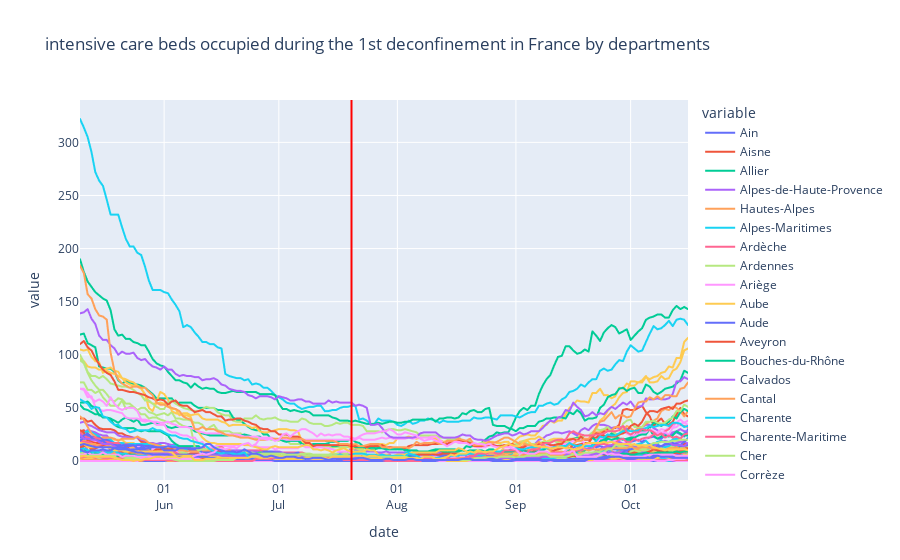

The notebook cell saved with this chart:
### Code cell
fig = px.line(reanimations_deconfinement_1_nom, x="date", y=reanimations_deconfinement_1_nom.columns,
              hover_data={"date": "|%B %d, %Y"},
              title='intensive care beds occupied during the 1st deconfinement in France by departments', height=500, width=800)
fig.update_xaxes(
    dtick='M1',
    tickformat="%d\n%b")
fig.add_vline(x='2020-07-20', line_color="red") #début du port du masque obligatoire
fig.show()

### Figure 1 — Plotly figure (JSON) as saved in the notebook; plotly's stock layout.template omitted (floating-point values rounded to 4 significant figures; data arrays with more than 128 entries replaced by an {"elided": "..."} marker saying what was removed)
{"data": [{"hovertemplate": "variable=Ain<br>date=%{x|%B %d, %Y}<br>value=%{y}<extra></extra>", "legendgroup": "Ain", "line": {"color": "#636efa", "dash": "solid"}, "mode": "lines", "name": "Ain", "showlegend": true, "type": "scattergl", "x": {"elided": "160 str values"}, "xaxis": "x", "y": {"elided": "160 int values"}, "yaxis": "y"}, {"hovertemplate": "variable=Aisne<br>date=%{x|%B %d, %Y}<br>value=%{y}<extra></extra>", "legendgroup": "Aisne", "line": {"color": "#EF553B", "dash": "solid"}, "mode": "lines", "name": "Aisne", "showlegend": true, "type": "scattergl", "x": {"elided": "160 str values"}, "xaxis": "x", "y": {"elided": "160 int values"}, "yaxis": "y"}, {"hovertemplate": "variable=Allier<br>date=%{x|%B %d, %Y}<br>value=%{y}<extra></extra>", "legendgroup": "Allier", "line": {"color": "#00cc96", "dash": "solid"}, "mode": "lines", "name": "Allier", "showlegend": true, "type": "scattergl", "x": {"elided": "160 str values"}, "xaxis": "x", "y": {"elided": "160 int values"}, "yaxis": "y"}, {"hovertemplate": "variable=Alpes-de-Haute-Provence<br>date=%{x|%B %d, %Y}<br>value=%{y}<extra></extra>", "legendgroup": "Alpes-de-Haute-Provence", "line": {"color": "#ab63fa", "dash": "solid"}, "mode": "lines", "name": "Alpes-de-Haute-Provence", "showlegend": true, "type": "scattergl", "x": {"elided": "160 str values"}, "xaxis": "x", "y": {"elided": "160 int values"}, "yaxis": "y"}, {"hovertemplate": "variable=Hautes-Alpes<br>date=%{x|%B %d, %Y}<br>value=%{y}<extra></extra>", "legendgroup": "Hautes-Alpes", "line": {"color": "#FFA15A", "dash": "solid"}, "mode": "lines", "name": "Hautes-Alpes", "showlegend": true, "type": "scattergl", "x": {"elided": "160 str values"}, "xaxis": "x", "y": {"elided": "160 int values"}, "yaxis": "y"}, {"hovertemplate": "variable=Alpes-Maritimes<br>date=%{x|%B %d, %Y}<br>value=%{y}<extra></extra>", "legendgroup": "Alpes-Maritimes", "line": {"color": "#19d3f3", "dash": "solid"}, "mode": "lines", "name": "Alpes-Maritimes", "showlegend": true, "type": "scattergl", "x": {"elided": "160 str values"}, "xaxis": "x", "y": {"elided": "160 int values"}, "yaxis": "y"}, {"hovertemplate": "variable=Ardèche<br>date=%{x|%B %d, %Y}<br>value=%{y}<extra></extra>", "legendgroup": "Ardèche", "line": {"color": "#FF6692", "dash": "solid"}, "mode": "lines", "name": "Ardèche", "showlegend": true, "type": "scattergl", "x": {"elided": "160 str values"}, "xaxis": "x", "y": {"elided": "160 int values"}, "yaxis": "y"}, {"hovertemplate": "variable=Ardennes<br>date=%{x|%B %d, %Y}<br>value=%{y}<extra></extra>", "legendgroup": "Ardennes", "line": {"color": "#B6E880", "dash": "solid"}, "mode": "lines", "name": "Ardennes", "showlegend": true, "type": "scattergl", "x": {"elided": "160 str values"}, "xaxis": "x", "y": {"elided": "160 int values"}, "yaxis": "y"}, {"hovertemplate": "variable=Ariège<br>date=%{x|%B %d, %Y}<br>value=%{y}<extra></extra>", "legendgroup": "Ariège", "line": {"color": "#FF97FF", "dash": "solid"}, "mode": "lines", "name": "Ariège", "showlegend": true, "type": "scattergl", "x": {"elided": "160 str values"}, "xaxis": "x", "y": {"elided": "160 int values"}, "yaxis": "y"}, {"hovertemplate": "variable=Aube<br>date=%{x|%B %d, %Y}<br>value=%{y}<extra></extra>", "legendgroup": "Aube", "line": {"color": "#FECB52", "dash": "solid"}, "mode": "lines", "name": "Aube", "showlegend": true, "type": "scattergl", "x": {"elided": "160 str values"}, "xaxis": "x", "y": {"elided": "160 int values"}, "yaxis": "y"}, {"hovertemplate": "variable=Aude<br>date=%{x|%B %d, %Y}<br>value=%{y}<extra></extra>", "legendgroup": "Aude", "line": {"color": "#636efa", "dash": "solid"}, "mode": "lines", "name": "Aude", "showlegend": true, "type": "scattergl", "x": {"elided": "160 str values"}, "xaxis": "x", "y": {"elided": "160 int values"}, "yaxis": "y"}, {"hovertemplate": "variable=Aveyron<br>date=%{x|%B %d, %Y}<br>value=%{y}<extra></extra>", "legendgroup": "Aveyron", "line": {"color": "#EF553B", "dash": "solid"}, "mode": "lines", "name": "Aveyron", "showlegend": true, "type": "scattergl", "x": {"elided": "160 str values"}, "xaxis": "x", "y": {"elided": "160 int values"}, "yaxis": "y"}, {"hovertemplate": "variable=Bouches-du-Rhône<br>date=%{x|%B %d, %Y}<br>value=%{y}<extra></extra>", "legendgroup": "Bouches-du-Rhône", "line": {"color": "#00cc96", "dash": "solid"}, "mode": "lines", "name": "Bouches-du-Rhône", "showlegend": true, "type": "scattergl", "x": {"elided": "160 str values"}, "xaxis": "x", "y": {"elided": "160 int values"}, "yaxis": "y"}, {"hovertemplate": "variable=Calvados<br>date=%{x|%B %d, %Y}<br>value=%{y}<extra></extra>", "legendgroup": "Calvados", "line": {"color": "#ab63fa", "dash": "solid"}, "mode": "lines", "name": "Calvados", "showlegend": true, "type": "scattergl", "x": {"elided": "160 str values"}, "xaxis": "x", "y": {"elided": "160 int values"}, "yaxis": "y"}, {"hovertemplate": "variable=Cantal<br>date=%{x|%B %d, %Y}<br>value=%{y}<extra></extra>", "legendgroup": "Cantal", "line": {"color": "#FFA15A", "dash": "solid"}, "mode": "lines", "name": "Cantal", "showlegend": true, "type": "scattergl", "x": {"elided": "160 str values"}, "xaxis": "x", "y": {"elided": "160 int values"}, "yaxis": "y"}, {"hovertemplate": "variable=Charente<br>date=%{x|%B %d, %Y}<br>value=%{y}<extra></extra>", "legendgroup": "Charente", "line": {"color": "#19d3f3", "dash": "solid"}, "mode": "lines", "name": "Charente", "showlegend": true, "type": "scattergl", "x": {"elided": "160 str values"}, "xaxis": "x", "y": {"elided": "160 int values"}, "yaxis": "y"}, {"hovertemplate": "variable=Charente-Maritime<br>date=%{x|%B %d, %Y}<br>value=%{y}<extra></extra>", "legendgroup": "Charente-Maritime", "line": {"color": "#FF6692", "dash": "solid"}, "mode": "lines", "name": "Charente-Maritime", "showlegend": true, "type": "scattergl", "x": {"elided": "160 str values"}, "xaxis": "x", "y": {"elided": "160 int values"}, "yaxis": "y"}, {"hovertemplate": "variable=Cher<br>date=%{x|%B %d, %Y}<br>value=%{y}<extra></extra>", "legendgroup": "Cher", "line": {"color": "#B6E880", "dash": "solid"}, "mode": "lines", "name": "Cher", "showlegend": true, "type": "scattergl", "x": {"elided": "160 str values"}, "xaxis": "x", "y": {"elided": "160 int values"}, "yaxis": "y"}, {"hovertemplate": "variable=Corrèze<br>date=%{x|%B %d, %Y}<br>value=%{y}<extra></extra>", "legendgroup": "Corrèze", "line": {"color": "#FF97FF", "dash": "solid"}, "mode": "lines", "name": "Corrèze", "showlegend": true, "type": "scattergl", "x": {"elided": "160 str values"}, "xaxis": "x", "y": {"elided": "160 int values"}, "yaxis": "y"}, {"hovertemplate": "variable=Côte-d'Or<br>date=%{x|%B %d, %Y}<br>value=%{y}<extra></extra>", "legendgroup": "Côte-d'Or", "line": {"color": "#FECB52", "dash": "solid"}, "mode": "lines", "name": "Côte-d'Or", "showlegend": true, "type": "scattergl", "x": {"elided": "160 str values"}, "xaxis": "x", "y": {"elided": "160 int values"}, "yaxis": "y"}, {"hovertemplate": "variable=Côtes-d'Armor<br>date=%{x|%B %d, %Y}<br>value=%{y}<extra></extra>", "legendgroup": "Côtes-d'Armor", "line": {"color": "#636efa", "dash": "solid"}, "mode": "lines", "name": "Côtes-d'Armor", "showlegend": true, "type": "scattergl", "x": {"elided": "160 str values"}, "xaxis": "x", "y": {"elided": "160 int values"}, "yaxis": "y"}, {"hovertemplate": "variable=Creuse<br>date=%{x|%B %d, %Y}<br>value=%{y}<extra></extra>", "legendgroup": "Creuse", "line": {"color": "#EF553B", "dash": "solid"}, "mode": "lines", "name": "Creuse", "showlegend": true, "type": "scattergl", "x": {"elided": "160 str values"}, "xaxis": "x", "y": {"elided": "160 int values"}, "yaxis": "y"}, {"hovertemplate": "variable=Dordogne<br>date=%{x|%B %d, %Y}<br>value=%{y}<extra></extra>", "legendgroup": "Dordogne", "line": {"color": "#00cc96", "dash": "solid"}, "mode": "lines", "name": "Dordogne", "showlegend": true, "type": "scattergl", "x": {"elided": "160 str values"}, "xaxis": "x", "y": {"elided": "160 int values"}, "yaxis": "y"}, {"hovertemplate": "variable=Doubs<br>date=%{x|%B %d, %Y}<br>value=%{y}<extra></extra>", "legendgroup": "Doubs", "line": {"color": "#ab63fa", "dash": "solid"}, "mode": "lines", "name": "Doubs", "showlegend": true, "type": "scattergl", "x": {"elided": "160 str values"}, "xaxis": "x", "y": {"elided": "160 int values"}, "yaxis": "y"}, {"hovertemplate": "variable=Drôme<br>date=%{x|%B %d, %Y}<br>value=%{y}<extra></extra>", "legendgroup": "Drôme", "line": {"color": "#FFA15A", "dash": "solid"}, "mode": "lines", "name": "Drôme", "showlegend": true, "type": "scattergl", "x": {"elided": "160 str values"}, "xaxis": "x", "y": {"elided": "160 int values"}, "yaxis": "y"}, {"hovertemplate": "variable=Eure<br>date=%{x|%B %d, %Y}<br>value=%{y}<extra></extra>", "legendgroup": "Eure", "line": {"color": "#19d3f3", "dash": "solid"}, "mode": "lines", "name": "Eure", "showlegend": true, "type": "scattergl", "x": {"elided": "160 str values"}, "xaxis": "x", "y": {"elided": "160 int values"}, "yaxis": "y"}, {"hovertemplate": "variable=Eure-et-Loir<br>date=%{x|%B %d, %Y}<br>value=%{y}<extra></extra>", "legendgroup": "Eure-et-Loir", "line": {"color": "#FF6692", "dash": "solid"}, "mode": "lines", "name": "Eure-et-Loir", "showlegend": true, "type": "scattergl", "x": {"elided": "160 str values"}, "xaxis": "x", "y": {"elided": "160 int values"}, "yaxis": "y"}, {"hovertemplate": "variable=Finistère<br>date=%{x|%B %d, %Y}<br>value=%{y}<extra></extra>", "legendgroup": "Finistère", "line": {"color": "#B6E880", "dash": "solid"}, "mode": "lines", "name": "Finistère", "showlegend": true, "type": "scattergl", "x": {"elided": "160 str values"}, "xaxis": "x", "y": {"elided": "160 int values"}, "yaxis": "y"}, {"hovertemplate": "variable=Corse-du-Sud<br>date=%{x|%B %d, %Y}<br>value=%{y}<extra></extra>", "legendgroup": "Corse-du-Sud", "line": {"color": "#FF97FF", "dash": "solid"}, "mode": "lines", "name": "Corse-du-Sud", "showlegend": true, "type": "scattergl", "x": {"elided": "160 str values"}, "xaxis": "x", "y": {"elided": "160 int values"}, "yaxis": "y"}, {"hovertemplate": "variable=Haute-Corse<br>date=%{x|%B %d, %Y}<br>value=%{y}<extra></extra>", "legendgroup": "Haute-Corse", "line": {"color": "#FECB52", "dash": "solid"}, "mode": "lines", "name": "Haute-Corse", "showlegend": true, "type": "scattergl", "x": {"elided": "160 str values"}, "xaxis": "x", "y": {"elided": "160 int values"}, "yaxis": "y"}, {"hovertemplate": "variable=Gard<br>date=%{x|%B %d, %Y}<br>value=%{y}<extra></extra>", "legendgroup": "Gard", "line": {"color": "#636efa", "dash": "solid"}, "mode": "lines", "name": "Gard", "showlegend": true, "type": "scattergl", "x": {"elided": "160 str values"}, "xaxis": "x", "y": {"elided": "160 int values"}, "yaxis": "y"}, {"hovertemplate": "variable=Haute-Garonne<br>date=%{x|%B %d, %Y}<br>value=%{y}<extra></extra>", "legendgroup": "Haute-Garonne", "line": {"color": "#EF553B", "dash": "solid"}, "mode": "lines", "name": "Haute-Garonne", "showlegend": true, "type": "scattergl", "x": {"elided": "160 str values"}, "xaxis": "x", "y": {"elided": "160 int values"}, "yaxis": "y"}, {"hovertemplate": "variable=Gers<br>date=%{x|%B %d, %Y}<br>value=%{y}<extra></extra>", "legendgroup": "Gers", "line": {"color": "#00cc96", "dash": "solid"}, "mode": "lines", "name": "Gers", "showlegend": true, "type": "scattergl", "x": {"elided": "160 str values"}, "xaxis": "x", "y": {"elided": "160 int values"}, "yaxis": "y"}, {"hovertemplate": "variable=Gironde<br>date=%{x|%B %d, %Y}<br>value=%{y}<extra></extra>", "legendgroup": "Gironde", "line": {"color": "#ab63fa", "dash": "solid"}, "mode": "lines", "name": "Gironde", "showlegend": true, "type": "scattergl", "x": {"elided": "160 str values"}, "xaxis": "x", "y": {"elided": "160 int values"}, "yaxis": "y"}, {"hovertemplate": "variable=Hérault<br>date=%{x|%B %d, %Y}<br>value=%{y}<extra></extra>", "legendgroup": "Hérault", "line": {"color": "#FFA15A", "dash": "solid"}, "mode": "lines", "name": "Hérault", "showlegend": true, "type": "scattergl", "x": {"elided": "160 str values"}, "xaxis": "x", "y": {"elided": "160 int values"}, "yaxis": "y"}, {"hovertemplate": "variable=Ille-et-Vilaine<br>date=%{x|%B %d, %Y}<br>value=%{y}<extra></extra>", "legendgroup": "Ille-et-Vilaine", "line": {"color": "#19d3f3", "dash": "solid"}, "mode": "lines", "name": "Ille-et-Vilaine", "showlegend": true, "type": "scattergl", "x": {"elided": "160 str values"}, "xaxis": "x", "y": {"elided": "160 int values"}, "yaxis": "y"}, {"hovertemplate": "variable=Indre<br>date=%{x|%B %d, %Y}<br>value=%{y}<extra></extra>", "legendgroup": "Indre", "line": {"color": "#FF6692", "dash": "solid"}, "mode": "lines", "name": "Indre", "showlegend": true, "type": "scattergl", "x": {"elided": "160 str values"}, "xaxis": "x", "y": {"elided": "160 int values"}, "yaxis": "y"}, {"hovertemplate": "variable=Indre-et-Loire<br>date=%{x|%B %d, %Y}<br>value=%{y}<extra></extra>", "legendgroup": "Indre-et-Loire", "line": {"color": "#B6E880", "dash": "solid"}, "mode": "lines", "name": "Indre-et-Loire", "showlegend": true, "type": "scattergl", "x": {"elided": "160 str values"}, "xaxis": "x", "y": {"elided": "160 int values"}, "yaxis": "y"}, {"hovertemplate": "variable=Isère<br>date=%{x|%B %d, %Y}<br>value=%{y}<extra></extra>", "legendgroup": "Isère", "line": {"color": "#FF97FF", "dash": "solid"}, "mode": "lines", "name": "Isère", "showlegend": true, "type": "scattergl", "x": {"elided": "160 str values"}, "xaxis": "x", "y": {"elided": "160 int values"}, "yaxis": "y"}, {"hovertemplate": "variable=Jura<br>date=%{x|%B %d, %Y}<br>value=%{y}<extra></extra>", "legendgroup": "Jura", "line": {"color": "#FECB52", "dash": "solid"}, "mode": "lines", "name": "Jura", "showlegend": true, "type": "scattergl", "x": {"elided": "160 str values"}, "xaxis": "x", "y": {"elided": "160 int values"}, "yaxis": "y"}, {"hovertemplate": "variable=Landes<br>date=%{x|%B %d, %Y}<br>value=%{y}<extra></extra>", "legendgroup": "Landes", "line": {"color": "#636efa", "dash": "solid"}, "mode": "lines", "name": "Landes", "showlegend": true, "type": "scattergl", "x": {"elided": "160 str values"}, "xaxis": "x", "y": {"elided": "160 int values"}, "yaxis": "y"}, {"hovertemplate": "variable=Loir-et-Cher<br>date=%{x|%B %d, %Y}<br>value=%{y}<extra></extra>", "legendgroup": "Loir-et-Cher", "line": {"color": "#EF553B", "dash": "solid"}, "mode": "lines", "name": "Loir-et-Cher", "showlegend": true, "type": "scattergl", "x": {"elided": "160 str values"}, "xaxis": "x", "y": {"elided": "160 int values"}, "yaxis": "y"}, {"hovertemplate": "variable=Loire<br>date=%{x|%B %d, %Y}<br>value=%{y}<extra></extra>", "legendgroup": "Loire", "line": {"color": "#00cc96", "dash": "solid"}, "mode": "lines", "name": "Loire", "showlegend": true, "type": "scattergl", "x": {"elided": "160 str values"}, "xaxis": "x", "y": {"elided": "160 int values"}, "yaxis": "y"}, {"hovertemplate": "variable=Haute-Loire<br>date=%{x|%B %d, %Y}<br>value=%{y}<extra></extra>", "legendgroup": "Haute-Loire", "line": {"color": "#ab63fa", "dash": "solid"}, "mode": "lines", "name": "Haute-Loire", "showlegend": true, "type": "scattergl", "x": {"elided": "160 str values"}, "xaxis": "x", "y": {"elided": "160 int values"}, "yaxis": "y"}, {"hovertemplate": "variable=Loire-Atlantique<br>date=%{x|%B %d, %Y}<br>value=%{y}<extra></extra>", "legendgroup": "Loire-Atlantique", "line": {"color": "#FFA15A", "dash": "solid"}, "mode": "lines", "name": "Loire-Atlantique", "showlegend": true, "type": "scattergl", "x": {"elided": "160 str values"}, "xaxis": "x", "y": {"elided": "160 int values"}, "yaxis": "y"}, {"hovertemplate": "variable=Loiret<br>date=%{x|%B %d, %Y}<br>value=%{y}<extra></extra>", "legendgroup": "Loiret", "line": {"color": "#19d3f3", "dash": "solid"}, "mode": "lines", "name": "Loiret", "showlegend": true, "type": "scattergl", "x": {"elided": "160 str values"}, "xaxis": "x", "y": {"elided": "160 int values"}, "yaxis": "y"}, {"hovertemplate": "variable=Lot<br>date=%{x|%B %d, %Y}<br>value=%{y}<extra></extra>", "legendgroup": "Lot", "line": {"color": "#FF6692", "dash": "solid"}, "mode": "lines", "name": "Lot", "showlegend": true, "type": "scattergl", "x": {"elided": "160 str values"}, "xaxis": "x", "y": {"elided": "160 int values"}, "yaxis": "y"}, {"hovertemplate": "variable=Lot-et-Garonne<br>date=%{x|%B %d, %Y}<br>value=%{y}<extra></extra>", "legendgroup": "Lot-et-Garonne", "line": {"color": "#B6E880", "dash": "solid"}, "mode": "lines", "name": "Lot-et-Garonne", "showlegend": true, "type": "scattergl", "x": {"elided": "160 str values"}, "xaxis": "x", "y": {"elided": "160 int values"}, "yaxis": "y"}, {"hovertemplate": "variable=Lozère<br>date=%{x|%B %d, %Y}<br>value=%{y}<extra></extra>", "legendgroup": "Lozère", "line": {"color": "#FF97FF", "dash": "solid"}, "mode": "lines", "name": "Lozère", "showlegend": true, "type": "scattergl", "x": {"elided": "160 str values"}, "xaxis": "x", "y": {"elided": "160 int values"}, "yaxis": "y"}, {"hovertemplate": "variable=Maine-et-Loire<br>date=%{x|%B %d, %Y}<br>value=%{y}<extra></extra>", "legendgroup": "Maine-et-Loire", "line": {"color": "#FECB52", "dash": "solid"}, "mode": "lines", "name": "Maine-et-Loire", "showlegend": true, "type": "scattergl", "x": {"elided": "160 str values"}, "xaxis": "x", "y": {"elided": "160 int values"}, "yaxis": "y"}, {"hovertemplate": "variable=Manche<br>date=%{x|%B %d, %Y}<br>value=%{y}<extra></extra>", "legendgroup": "Manche", "line": {"color": "#636efa", "dash": "solid"}, "mode": "lines", "name": "Manche", "showlegend": true, "type": "scattergl", "x": {"elided": "160 str values"}, "xaxis": "x", "y": {"elided": "160 int values"}, "yaxis": "y"}, {"hovertemplate": "variable=Marne<br>date=%{x|%B %d, %Y}<br>value=%{y}<extra></extra>", "legendgroup": "Marne", "line": {"color": "#EF553B", "dash": "solid"}, "mode": "lines", "name": "Marne", "showlegend": true, "type": "scattergl", "x": {"elided": "160 str values"}, "xaxis": "x", "y": {"elided": "160 int values"}, "yaxis": "y"}, {"hovertemplate": "variable=Haute-Marne<br>date=%{x|%B %d, %Y}<br>value=%{y}<extra></extra>", "legendgroup": "Haute-Marne", "line": {"color": "#00cc96", "dash": "solid"}, "mode": "lines", "name": "Haute-Marne", "showlegend": true, "type": "scattergl", "x": {"elided": "160 str values"}, "xaxis": "x", "y": {"elided": "160 int values"}, "yaxis": "y"}, {"hovertemplate": "variable=Mayenne<br>date=%{x|%B %d, %Y}<br>value=%{y}<extra></extra>", "legendgroup": "Mayenne", "line": {"color": "#ab63fa", "dash": "solid"}, "mode": "lines", "name": "Mayenne", "showlegend": true, "type": "scattergl", "x": {"elided": "160 str values"}, "xaxis": "x", "y": {"elided": "160 int values"}, "yaxis": "y"}, {"hovertemplate": "variable=Meurthe-et-Moselle<br>date=%{x|%B %d, %Y}<br>value=%{y}<extra></extra>", "legendgroup": "Meurthe-et-Moselle", "line": {"color": "#FFA15A", "dash": "solid"}, "mode": "lines", "name": "Meurthe-et-Moselle", "showlegend": true, "type": "scattergl", "x": {"elided": "160 str values"}, "xaxis": "x", "y": {"elided": "160 int values"}, "yaxis": "y"}, {"hovertemplate": "variable=Meuse<br>date=%{x|%B %d, %Y}<br>value=%{y}<extra></extra>", "legendgroup": "Meuse", "line": {"color": "#19d3f3", "dash": "solid"}, "mode": "lines", "name": "Meuse", "showlegend": true, "type": "scattergl", "x": {"elided": "160 str values"}, "xaxis": "x", "y": {"elided": "160 int values"}, "yaxis": "y"}, {"hovertemplate": "variable=Morbihan<br>date=%{x|%B %d, %Y}<br>value=%{y}<extra></extra>", "legendgroup": "Morbihan", "line": {"color": "#FF6692", "dash": "solid"}, "mode": "lines", "name": "Morbihan", "showlegend": true, "type": "scattergl", "x": {"elided": "160 str values"}, "xaxis": "x", "y": {"elided": "160 int values"}, "yaxis": "y"}, {"hovertemplate": "variable=Moselle<br>date=%{x|%B %d, %Y}<br>value=%{y}<extra></extra>", "legendgroup": "Moselle", "line": {"color": "#B6E880", "dash": "solid"}, "mode": "lines", "name": "Moselle", "showlegend": true, "type": "scattergl", "x": {"elided": "160 str values"}, "xaxis": "x", "y": {"elided": "160 int values"}, "yaxis": "y"}, {"hovertemplate": "variable=Nièvre<br>date=%{x|%B %d, %Y}<br>value=%{y}<extra></extra>", "legendgroup": "Nièvre", "line": {"color": "#FF97FF", "dash": "solid"}, "mode": "lines", "name": "Nièvre", "showlegend": true, "type": "scattergl", "x": {"elided": "160 str values"}, "xaxis": "x", "y": {"elided": "160 int values"}, "yaxis": "y"}, {"hovertemplate": "variable=Nord<br>date=%{x|%B %d, %Y}<br>value=%{y}<extra></extra>", "legendgroup": "Nord", "line": {"color": "#FECB52", "dash": "solid"}, "mode": "lines", "name": "Nord", "showlegend": true, "type": "scattergl", "x": {"elided": "160 str values"}, "xaxis": "x", "y": {"elided": "160 int values"}, "yaxis": "y"}, {"hovertemplate": "variable=Oise<br>date=%{x|%B %d, %Y}<br>value=%{y}<extra></extra>", "legendgroup": "Oise", "line": {"color": "#636efa", "dash": "solid"}, "mode": "lines", "name": "Oise", "showlegend": true, "type": "scattergl", "x": {"elided": "160 str values"}, "xaxis": "x", "y": {"elided": "160 int values"}, "yaxis": "y"}, {"hovertemplate": "variable=Orne<br>date=%{x|%B %d, %Y}<br>value=%{y}<extra></extra>", "legendgroup": "Orne", "line": {"color": "#EF553B", "dash": "solid"}, "mode": "lines", "name": "Orne", "showlegend": true, "type": "scattergl", "x": {"elided": "160 str values"}, "xaxis": "x", "y": {"elided": "160 int values"}, "yaxis": "y"}, {"hovertemplate": "variable=Pas-de-Calais<br>date=%{x|%B %d, %Y}<br>value=%{y}<extra></extra>", "legendgroup": "Pas-de-Calais", "line": {"color": "#00cc96", "dash": "solid"}, "mode": "lines", "name": "Pas-de-Calais", "showlegend": true, "type": "scattergl", "x": {"elided": "160 str values"}, "xaxis": "x", "y": {"elided": "160 int values"}, "yaxis": "y"}, {"hovertemplate": "variable=Puy-de-Dôme<br>date=%{x|%B %d, %Y}<br>value=%{y}<extra></extra>", "legendgroup": "Puy-de-Dôme", "line": {"color": "#ab63fa", "dash": "solid"}, "mode": "lines", "name": "Puy-de-Dôme", "showlegend": true, "type": "scattergl", "x": {"elided": "160 str values"}, "xaxis": "x", "y": {"elided": "160 int values"}, "yaxis": "y"}, {"hovertemplate": "variable=Pyrénées-Atlantiques<br>date=%{x|%B %d, %Y}<br>value=%{y}<extra></extra>", "legendgroup": "Pyrénées-Atlantiques", "line": {"color": "#FFA15A", "dash": "solid"}, "mode": "lines", "name": "Pyrénées-Atlantiques", "showlegend": true, "type": "scattergl", "x": {"elided": "160 str values"}, "xaxis": "x", "y": {"elided": "160 int values"}, "yaxis": "y"}, {"hovertemplate": "variable=Hautes-Pyrénées<br>date=%{x|%B %d, %Y}<br>value=%{y}<extra></extra>", "legendgroup": "Hautes-Pyrénées", "line": {"color": "#19d3f3", "dash": "solid"}, "mode": "lines", "name": "Hautes-Pyrénées", "showlegend": true, "type": "scattergl", "x": {"elided": "160 str values"}, "xaxis": "x", "y": {"elided": "160 int values"}, "yaxis": "y"}, {"hovertemplate": "variable=Pyrénées-Orientales<br>date=%{x|%B %d, %Y}<br>value=%{y}<extra></extra>", "legendgroup": "Pyrénées-Orientales", "line": {"color": "#FF6692", "dash": "solid"}, "mode": "lines", "name": "Pyrénées-Orientales", "showlegend": true, "type": "scattergl", "x": {"elided": "160 str values"}, "xaxis": "x", "y": {"elided": "160 int values"}, "yaxis": "y"}, {"hovertemplate": "variable=Bas-Rhin<br>date=%{x|%B %d, %Y}<br>value=%{y}<extra></extra>", "legendgroup": "Bas-Rhin", "line": {"color": "#B6E880", "dash": "solid"}, "mode": "lines", "name": "Bas-Rhin", "showlegend": true, "type": "scattergl", "x": {"elided": "160 str values"}, "xaxis": "x", "y": {"elided": "160 int values"}, "yaxis": "y"}, {"hovertemplate": "variable=Haut-Rhin<br>date=%{x|%B %d, %Y}<br>value=%{y}<extra></extra>", "legendgroup": "Haut-Rhin", "line": {"color": "#FF97FF", "dash": "solid"}, "mode": "lines", "name": "Haut-Rhin", "showlegend": true, "type": "scattergl", "x": {"elided": "160 str values"}, "xaxis": "x", "y": {"elided": "160 int values"}, "yaxis": "y"}, {"hovertemplate": "variable=Rhône<br>date=%{x|%B %d, %Y}<br>value=%{y}<extra></extra>", "legendgroup": "Rhône", "line": {"color": "#FECB52", "dash": "solid"}, "mode": "lines", "name": "Rhône", "showlegend": true, "type": "scattergl", "x": {"elided": "160 str values"}, "xaxis": "x", "y": {"elided": "160 int values"}, "yaxis": "y"}, {"hovertemplate": "variable=Haute-Saône<br>date=%{x|%B %d, %Y}<br>value=%{y}<extra></extra>", "legendgroup": "Haute-Saône", "line": {"color": "#636efa", "dash": "solid"}, "mode": "lines", "name": "Haute-Saône", "showlegend": true, "type": "scattergl", "x": {"elided": "160 str values"}, "xaxis": "x", "y": {"elided": "160 int values"}, "yaxis": "y"}, {"hovertemplate": "variable=Saône-et-Loire<br>date=%{x|%B %d, %Y}<br>value=%{y}<extra></extra>", "legendgroup": "Saône-et-Loire", "line": {"color": "#EF553B", "dash": "solid"}, "mode": "lines", "name": "Saône-et-Loire", "showlegend": true, "type": "scattergl", "x": {"elided": "160 str values"}, "xaxis": "x", "y": {"elided": "160 int values"}, "yaxis": "y"}, {"hovertemplate": "variable=Sarthe<br>date=%{x|%B %d, %Y}<br>value=%{y}<extra></extra>", "legendgroup": "Sarthe", "line": {"color": "#00cc96", "dash": "solid"}, "mode": "lines", "name": "Sarthe", "showlegend": true, "type": "scattergl", "x": {"elided": "160 str values"}, "xaxis": "x", "y": {"elided": "160 int values"}, "yaxis": "y"}, {"hovertemplate": "variable=Savoie<br>date=%{x|%B %d, %Y}<br>value=%{y}<extra></extra>", "legendgroup": "Savoie", "line": {"color": "#ab63fa", "dash": "solid"}, "mode": "lines", "name": "Savoie", "showlegend": true, "type": "scattergl", "x": {"elided": "160 str values"}, "xaxis": "x", "y": {"elided": "160 int values"}, "yaxis": "y"}, {"hovertemplate": "variable=Haute-Savoie<br>date=%{x|%B %d, %Y}<br>value=%{y}<extra></extra>", "legendgroup": "Haute-Savoie", "line": {"color": "#FFA15A", "dash": "solid"}, "mode": "lines", "name": "Haute-Savoie", "showlegend": true, "type": "scattergl", "x": {"elided": "160 str values"}, "xaxis": "x", "y": {"elided": "160 int values"}, "yaxis": "y"}, {"hovertemplate": "variable=Paris<br>date=%{x|%B %d, %Y}<br>value=%{y}<extra></extra>", "legendgroup": "Paris", "line": {"color": "#19d3f3", "dash": "solid"}, "mode": "lines", "name": "Paris", "showlegend": true, "type": "scattergl", "x": {"elided": "160 str values"}, "xaxis": "x", "y": {"elided": "160 int values"}, "yaxis": "y"}, {"hovertemplate": "variable=Seine-Maritime<br>date=%{x|%B %d, %Y}<br>value=%{y}<extra></extra>", "legendgroup": "Seine-Maritime", "line": {"color": "#FF6692", "dash": "solid"}, "mode": "lines", "name": "Seine-Maritime", "showlegend": true, "type": "scattergl", "x": {"elided": "160 str values"}, "xaxis": "x", "y": {"elided": "160 int values"}, "yaxis": "y"}, {"hovertemplate": "variable=Seine-et-Marne<br>date=%{x|%B %d, %Y}<br>value=%{y}<extra></extra>", "legendgroup": "Seine-et-Marne", "line": {"color": "#B6E880", "dash": "solid"}, "mode": "lines", "name": "Seine-et-Marne", "showlegend": true, "type": "scattergl", "x": {"elided": "160 str values"}, "xaxis": "x", "y": {"elided": "160 int values"}, "yaxis": "y"}, {"hovertemplate": "variable=Yvelines<br>date=%{x|%B %d, %Y}<br>value=%{y}<extra></extra>", "legendgroup": "Yvelines", "line": {"color": "#FF97FF", "dash": "solid"}, "mode": "lines", "name": "Yvelines", "showlegend": true, "type": "scattergl", "x": {"elided": "160 str values"}, "xaxis": "x", "y": {"elided": "160 int values"}, "yaxis": "y"}, {"hovertemplate": "variable=Deux-Sèvres<br>date=%{x|%B %d, %Y}<br>value=%{y}<extra></extra>", "legendgroup": "Deux-Sèvres", "line": {"color": "#FECB52", "dash": "solid"}, "mode": "lines", "name": "Deux-Sèvres", "showlegend": true, "type": "scattergl", "x": {"elided": "160 str values"}, "xaxis": "x", "y": {"elided": "160 int values"}, "yaxis": "y"}, {"hovertemplate": "variable=Somme<br>date=%{x|%B %d, %Y}<br>value=%{y}<extra></extra>", "legendgroup": "Somme", "line": {"color": "#636efa", "dash": "solid"}, "mode": "lines", "name": "Somme", "showlegend": true, "type": "scattergl", "x": {"elided": "160 str values"}, "xaxis": "x", "y": {"elided": "160 int values"}, "yaxis": "y"}, {"hovertemplate": "variable=Tarn<br>date=%{x|%B %d, %Y}<br>value=%{y}<extra></extra>", "legendgroup": "Tarn", "line": {"color": "#EF553B", "dash": "solid"}, "mode": "lines", "name": "Tarn", "showlegend": true, "type": "scattergl", "x": {"elided": "160 str values"}, "xaxis": "x", "y": {"elided": "160 int values"}, "yaxis": "y"}, {"hovertemplate": "variable=Tarn-et-Garonne<br>date=%{x|%B %d, %Y}<br>value=%{y}<extra></extra>", "legendgroup": "Tarn-et-Garonne", "line": {"color": "#00cc96", "dash": "solid"}, "mode": "lines", "name": "Tarn-et-Garonne", "showlegend": true, "type": "scattergl", "x": {"elided": "160 str values"}, "xaxis": "x", "y": {"elided": "160 int values"}, "yaxis": "y"}, {"hovertemplate": "variable=Var<br>date=%{x|%B %d, %Y}<br>value=%{y}<extra></extra>", "legendgroup": "Var", "line": {"color": "#ab63fa", "dash": "solid"}, "mode": "lines", "name": "Var", "showlegend": true, "type": "scattergl", "x": {"elided": "160 str values"}, "xaxis": "x", "y": {"elided": "160 int values"}, "yaxis": "y"}, {"hovertemplate": "variable=Vaucluse<br>date=%{x|%B %d, %Y}<br>value=%{y}<extra></extra>", "legendgroup": "Vaucluse", "line": {"color": "#FFA15A", "dash": "solid"}, "mode": "lines", "name": "Vaucluse", "showlegend": true, "type": "scattergl", "x": {"elided": "160 str values"}, "xaxis": "x", "y": {"elided": "160 int values"}, "yaxis": "y"}, {"hovertemplate": "variable=Vendée<br>date=%{x|%B %d, %Y}<br>value=%{y}<extra></extra>", "legendgroup": "Vendée", "line": {"color": "#19d3f3", "dash": "solid"}, "mode": "lines", "name": "Vendée", "showlegend": true, "type": "scattergl", "x": {"elided": "160 str values"}, "xaxis": "x", "y": {"elided": "160 int values"}, "yaxis": "y"}, {"hovertemplate": "variable=Vienne<br>date=%{x|%B %d, %Y}<br>value=%{y}<extra></extra>", "legendgroup": "Vienne", "line": {"color": "#FF6692", "dash": "solid"}, "mode": "lines", "name": "Vienne", "showlegend": true, "type": "scattergl", "x": {"elided": "160 str values"}, "xaxis": "x", "y": {"elided": "160 int values"}, "yaxis": "y"}, {"hovertemplate": "variable=Haute-Vienne<br>date=%{x|%B %d, %Y}<br>value=%{y}<extra></extra>", "legendgroup": "Haute-Vienne", "line": {"color": "#B6E880", "dash": "solid"}, "mode": "lines", "name": "Haute-Vienne", "showlegend": true, "type": "scattergl", "x": {"elided": "160 str values"}, "xaxis": "x", "y": {"elided": "160 int values"}, "yaxis": "y"}, {"hovertemplate": "variable=Vosges<br>date=%{x|%B %d, %Y}<br>value=%{y}<extra></extra>", "legendgroup": "Vosges", "line": {"color": "#FF97FF", "dash": "solid"}, "mode": "lines", "name": "Vosges", "showlegend": true, "type": "scattergl", "x": {"elided": "160 str values"}, "xaxis": "x", "y": {"elided": "160 int values"}, "yaxis": "y"}, {"hovertemplate": "variable=Yonne<br>date=%{x|%B %d, %Y}<br>value=%{y}<extra></extra>", "legendgroup": "Yonne", "line": {"color": "#FECB52", "dash": "solid"}, "mode": "lines", "name": "Yonne", "showlegend": true, "type": "scattergl", "x": {"elided": "160 str values"}, "xaxis": "x", "y": {"elided": "160 int values"}, "yaxis": "y"}, {"hovertemplate": "variable=Territoire de Belfort<br>date=%{x|%B %d, %Y}<br>value=%{y}<extra></extra>", "legendgroup": "Territoire de Belfort", "line": {"color": "#636efa", "dash": "solid"}, "mode": "lines", "name": "Territoire de Belfort", "showlegend": true, "type": "scattergl", "x": {"elided": "160 str values"}, "xaxis": "x", "y": {"elided": "160 int values"}, "yaxis": "y"}, {"hovertemplate": "variable=Essonne<br>date=%{x|%B %d, %Y}<br>value=%{y}<extra></extra>", "legendgroup": "Essonne", "line": {"color": "#EF553B", "dash": "solid"}, "mode": "lines", "name": "Essonne", "showlegend": true, "type": "scattergl", "x": {"elided": "160 str values"}, "xaxis": "x", "y": {"elided": "160 int values"}, "yaxis": "y"}, {"hovertemplate": "variable=Hauts-de-Seine<br>date=%{x|%B %d, %Y}<br>value=%{y}<extra></extra>", "legendgroup": "Hauts-de-Seine", "line": {"color": "#00cc96", "dash": "solid"}, "mode": "lines", "name": "Hauts-de-Seine", "showlegend": true, "type": "scattergl", "x": {"elided": "160 str values"}, "xaxis": "x", "y": {"elided": "160 int values"}, "yaxis": "y"}, {"hovertemplate": "variable=Seine-Saint-Denis<br>date=%{x|%B %d, %Y}<br>value=%{y}<extra></extra>", "legendgroup": "Seine-Saint-Denis", "line": {"color": "#ab63fa", "dash": "solid"}, "mode": "lines", "name": "Seine-Saint-Denis", "showlegend": true, "type": "scattergl", "x": {"elided": "160 str values"}, "xaxis": "x", "y": {"elided": "160 int values"}, "yaxis": "y"}, {"hovertemplate": "variable=Val-de-Marne<br>date=%{x|%B %d, %Y}<br>value=%{y}<extra></extra>", "legendgroup": "Val-de-Marne", "line": {"color": "#FFA15A", "dash": "solid"}, "mode": "lines", "name": "Val-de-Marne", "showlegend": true, "type": "scattergl", "x": {"elided": "160 str values"}, "xaxis": "x", "y": {"elided": "160 int values"}, "yaxis": "y"}, {"hovertemplate": "variable=Val-d'Oise<br>date=%{x|%B %d, %Y}<br>value=%{y}<extra></extra>", "legendgroup": "Val-d'Oise", "line": {"color": "#19d3f3", "dash": "solid"}, "mode": "lines", "name": "Val-d'Oise", "showlegend": true, "type": "scattergl", "x": {"elided": "160 str values"}, "xaxis": "x", "y": {"elided": "160 int values"}, "yaxis": "y"}, {"hovertemplate": "variable=Guadeloupe<br>date=%{x|%B %d, %Y}<br>value=%{y}<extra></extra>", "legendgroup": "Guadeloupe", "line": {"color": "#FF6692", "dash": "solid"}, "mode": "lines", "name": "Guadeloupe", "showlegend": true, "type": "scattergl", "x": {"elided": "160 str values"}, "xaxis": "x", "y": {"elided": "160 int values"}, "yaxis": "y"}, {"hovertemplate": "variable=Martinique<br>date=%{x|%B %d, %Y}<br>value=%{y}<extra></extra>", "legendgroup": "Martinique", "line": {"color": "#B6E880", "dash": "solid"}, "mode": "lines", "name": "Martinique", "showlegend": true, "type": "scattergl", "x": {"elided": "160 str values"}, "xaxis": "x", "y": {"elided": "160 int values"}, "yaxis": "y"}, {"hovertemplate": "variable=Guyane<br>date=%{x|%B %d, %Y}<br>value=%{y}<extra></extra>", "legendgroup": "Guyane", "line": {"color": "#FF97FF", "dash": "solid"}, "mode": "lines", "name": "Guyane", "showlegend": true, "type": "scattergl", "x": {"elided": "160 str values"}, "xaxis": "x", "y": {"elided": "160 int values"}, "yaxis": "y"}, {"hovertemplate": "variable=La Réunion<br>date=%{x|%B %d, %Y}<br>value=%{y}<extra></extra>", "legendgroup": "La Réunion", "line": {"color": "#FECB52", "dash": "solid"}, "mode": "lines", "name": "La Réunion", "showlegend": true, "type": "scattergl", "x": {"elided": "160 str values"}, "xaxis": "x", "y": {"elided": "160 int values"}, "yaxis": "y"}, {"hovertemplate": "variable=Mayotte<br>date=%{x|%B %d, %Y}<br>value=%{y}<extra></extra>", "legendgroup": "Mayotte", "line": {"color": "#636efa", "dash": "solid"}, "mode": "lines", "name": "Mayotte", "showlegend": true, "type": "scattergl", "x": {"elided": "160 str values"}, "xaxis": "x", "y": {"elided": "160 int values"}, "yaxis": "y"}], "layout": {"legend": {"title": {"text": "variable"}, "tracegroupgap": 0}, "shapes": [{"line": {"color": "red"}, "type": "line", "x0": "2020-07-20", "x1": "2020-07-20", "xref": "x", "y0": 0, "y1": 1, "yref": "y domain"}], "title": {"text": "intensive care beds occupied during the 1st deconfinement in France by departments"}, "xaxis": {"anchor": "y", "domain": [0, 1], "dtick": "M1", "tickformat": "%d\n%b", "title": {"text": "date"}}, "yaxis": {"anchor": "x", "domain": [0, 1], "title": {"text": "value"}}}}
